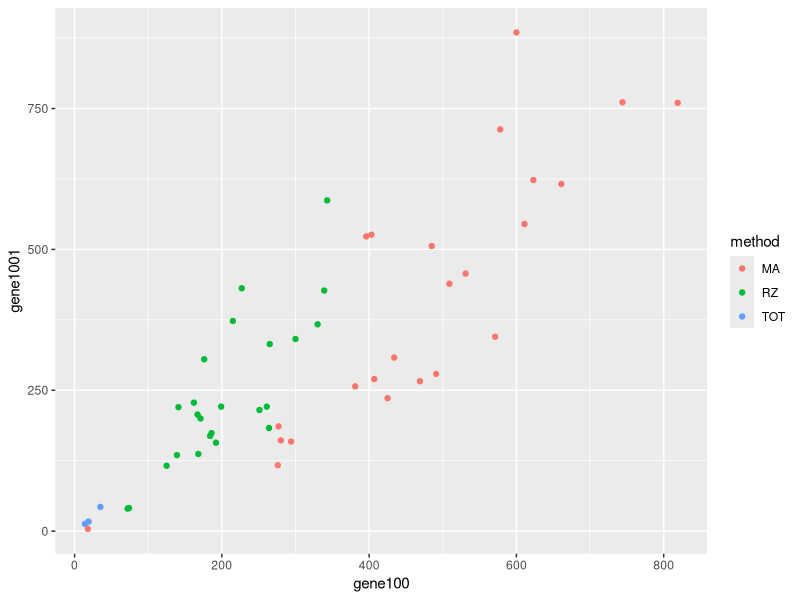
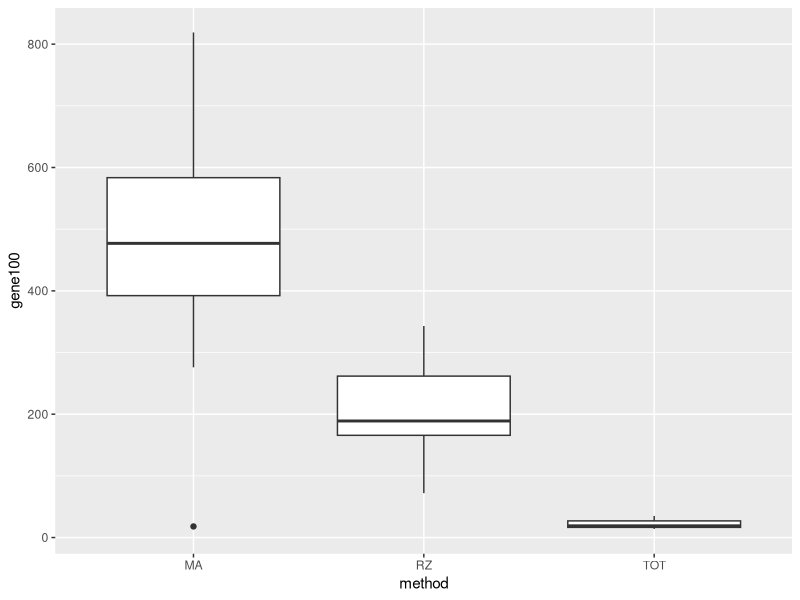
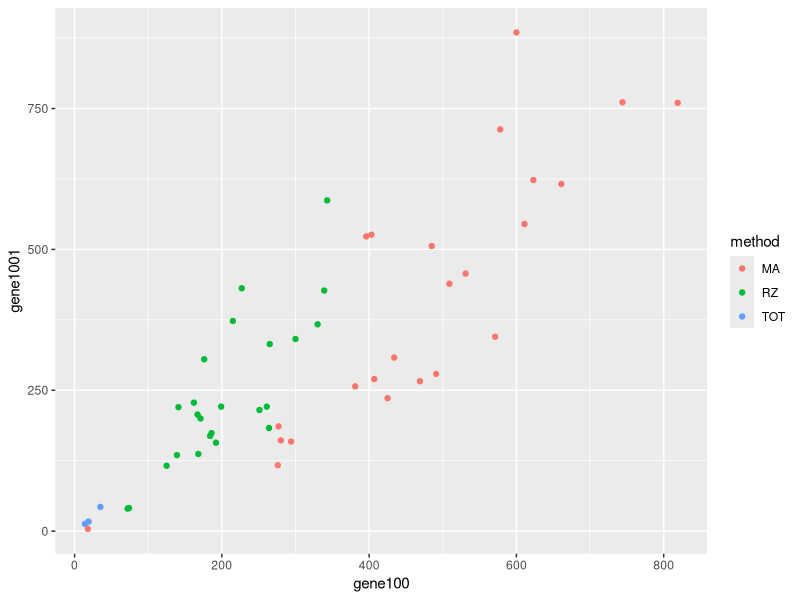
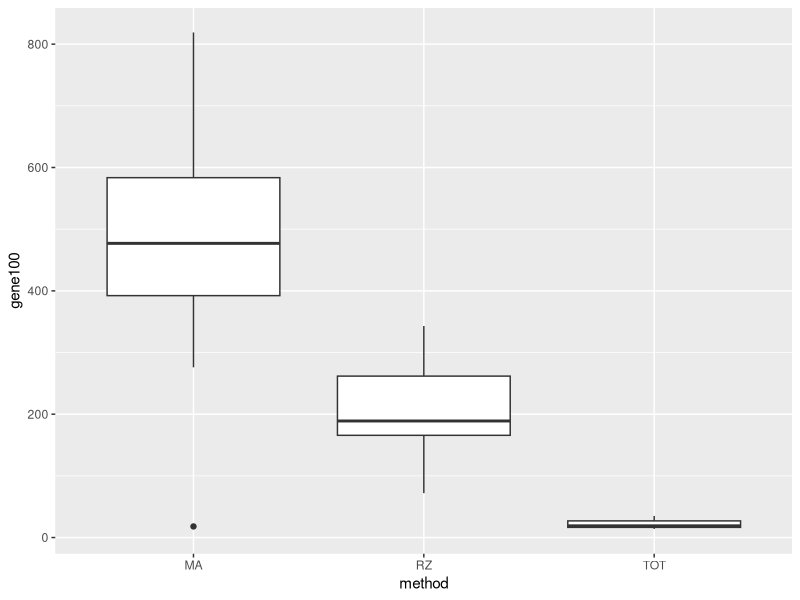

The R source for these figures, in order: (Note: this script raises an error after producing the figures.)

library(tidyverse)

df <- read_tsv('data/gene_counts.txt')

df[1:10, 1:10]

options(repr.plot.width=4, repr.plot.height=3)

ggplot(df, aes(x=gene100, y=gene1001, color=method)) + 
geom_point()
ggsave('figs/fig1.png')

ggplot(df, aes(x=method, y=gene100)) +
geom_boxplot()
ggsave('figs/fig2.png')

ggplot(df, aes(x=Media, y=gene100, color=method)) +
geom_jitter(width=0.2)
ggsave('figs/fig3.png')

ggplot(df, aes(x=gene100)) +
facet_grid(person ~ method) +
geom_histogram(binwidth=50) 
ggsave('figs/fig4.png')

genes.top5 <- df %>% 
select(starts_with('gene')) %>% 
summarize_all(mean) %>% 
gather() %>% 
arrange(desc(value)) %>%
head(5)

genes.top5

genes.top5$key

df %>% 
select(c('method', genes.top5$key)) %>%
gather(gene, count, -method) %>%
mutate(logcount = log(count)) %>%
ggplot(aes(x=gene, y=logcount)) +
geom_boxplot() + 
facet_wrap(~ method) +
theme(axis.text.x = element_text(angle = 90, hjust = 1))
ggsave('figs/fig5.png')
